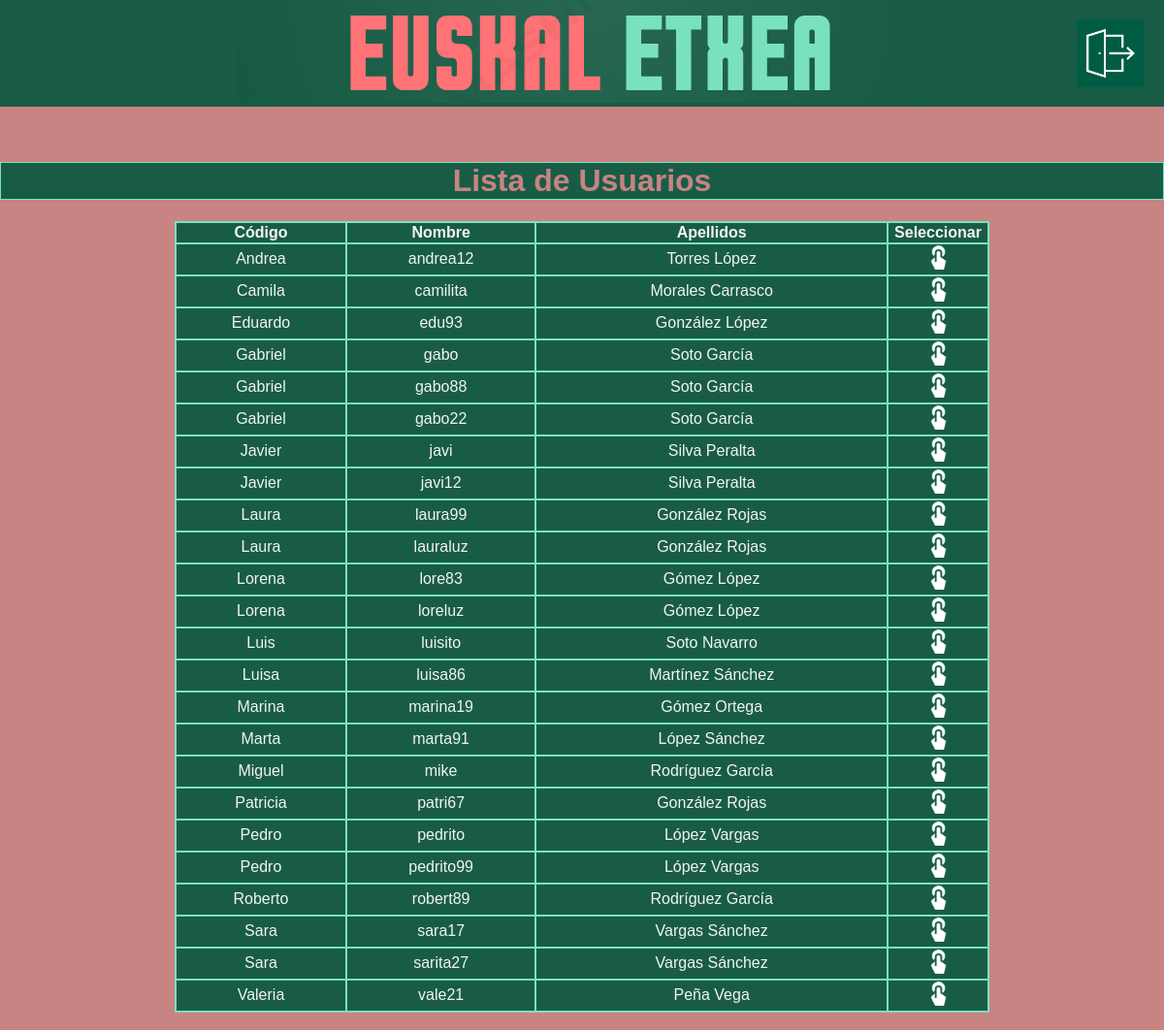
Screenshot of /bookingUsersAdmin.php (signed in) with the database file from the repository.
### tables this page shows
CREATE TABLE `usuarios` (
  `Id_Usuario` int(11) NOT NULL,
  `Nombre` varchar(20) NOT NULL,
  `Alias` varchar(15) NOT NULL,
  `PrimerApellido` varchar(20) NOT NULL,
  `SegundoApellido` varchar(20) NOT NULL,
  `Email` varchar(50) NOT NULL,
  `Tarjeta` varchar(16) NOT NULL,
  `Contraseña` varchar(30) NOT NULL,
  `Rol` varchar(5) NOT NULL
);

### bookingUsersAdmin.php (the view, shortened to what this page needs)
<?php
$conn = obtenerPdoConexionBD();
$sql = "SELECT * FROM usuarios WHERE rol = 'user' ORDER BY Nombre";
$sentencia = $conn->prepare($sql);
$sentencia->execute([]);
$rs = $sentencia->fetchAll();
?>
<!DOCTYPE html>
<html>
<head>
    <link rel="stylesheet" type="text/css" href="estilos.css">
</head>
<body>
    <div class="header">
        <a href="indexAdmin.php"><img src="resources/logo.png"></a>
        <a href="home.php"><img src="resources/salir.png" class="imagenDerecha"></a>
    </div>
    <br>
    <br>
    <h1>Lista de Usuarios</h1>
    <div class="divUser" style="width: 100%">
        <div style="width:70%">
            <table>
                <thead>
                    <tr>
                        <th>Código</th>
                        <th>Nombre</th>
                        <th>Apellidos</th>
                        <th class="TD_icoTabla">Seleccionar</th>
                    </tr>
                </thead>
                <tbody>
                    <?php foreach ($rs as $fila) { ?>
                        <tr>
                            <td>
                                <?= $fila["Nombre"] ?>
                            </td>
                            <td>
                                <?= $fila["Alias"] ?>
                            </td>
                            <td>
                                <?= $fila["PrimerApellido"] ?>
                                <?= $fila["SegundoApellido"] ?>
                            </td>
                            <td><a class="icoTabla" href="createBookingAdmin.php?id=<?= $fila["Id_Usuario"] ?>"><img
                                        class="icoTabla" src="resources/eleccion.png" alt="borrar"></a></td>
                        </tr>
                    <?php } ?>
                </tbody>
            </table>
            <br>
        </div>
    </div>
</body>
</html>

### estilos.css (style rules this page uses)
body { background-color: #c88383; font-family: Arial, sans-serif; margin: 0; padding: 0; }
.header { background-color: #195c46; display: flex; justify-content: center; align-items: center; position: relative; }
.imagenDerecha { position: absolute; top: 50%; right: 0; transform: translateY(-50%); width: 70px; height: 70px; margin-right: 20px; }
h1, h2 { background-color: #195c46; color: #c88383; font-family: sans-serif; font-weight: bold; font-size: 200%; text-align: center; border: 1px solid #7ae1bf; }
.divUser { width: 100%; display: flex; flex-direction: column; justify-content: center; align-items: center; }
table { color: #f3f3f3 ; width: 100%; background-color: #195c46; border: 2px solid #7ae1bf; border-collapse: collapse; }
table th, table td { border: 2px solid #7ae1bf; text-align: center; }
.icoTabla { width: 25px; text-align: center; }
.TD_icoTabla { width: 100px; }

### rows the page displays
usuarios: Nombre "Andrea", Alias "andrea12", PrimerApellido "Torres", SegundoApellido "López"
usuarios: Nombre "Camila", Alias "camilita", PrimerApellido "Morales", SegundoApellido "Carrasco"
usuarios: Nombre "Eduardo", Alias "edu93", PrimerApellido "González", SegundoApellido "López"
usuarios: Nombre "Gabriel", Alias "gabo", PrimerApellido "Soto", SegundoApellido "García"
usuarios: Nombre "Gabriel", Alias "gabo88", PrimerApellido "Soto", SegundoApellido "García"
usuarios: Nombre "Gabriel", Alias "gabo22", PrimerApellido "Soto", SegundoApellido "García"
usuarios: Nombre "Javier", Alias "javi", PrimerApellido "Silva", SegundoApellido "Peralta"
usuarios: Nombre "Javier", Alias "javi12", PrimerApellido "Silva", SegundoApellido "Peralta"
usuarios: Nombre "Laura", Alias "laura99", PrimerApellido "González", SegundoApellido "Rojas"
usuarios: Nombre "Laura", Alias "lauraluz", PrimerApellido "González", SegundoApellido "Rojas"
usuarios: Nombre "Lorena", Alias "lore83", PrimerApellido "Gómez", SegundoApellido "López"
usuarios: Nombre "Lorena", Alias "loreluz", PrimerApellido "Gómez", SegundoApellido "López"
usuarios: Nombre "Luis", Alias "luisito", PrimerApellido "Soto", SegundoApellido "Navarro"
usuarios: Nombre "Luisa", Alias "luisa86", PrimerApellido "Martínez", SegundoApellido "Sánchez"
usuarios: Nombre "Marina", Alias "marina19", PrimerApellido "Gómez", SegundoApellido "Ortega"
usuarios: Nombre "Marta", Alias "marta91", PrimerApellido "López", SegundoApellido "Sánchez"
usuarios: Nombre "Miguel", Alias "mike", PrimerApellido "Rodríguez", SegundoApellido "García"
usuarios: Nombre "Patricia", Alias "patri67", PrimerApellido "González", SegundoApellido "Rojas"
usuarios: Nombre "Pedro", Alias "pedrito", PrimerApellido "López", SegundoApellido "Vargas"
usuarios: Nombre "Pedro", Alias "pedrito99", PrimerApellido "López", SegundoApellido "Vargas"
usuarios: Nombre "Roberto", Alias "robert89", PrimerApellido "Rodríguez", SegundoApellido "García"
usuarios: Nombre "Sara", Alias "sara17", PrimerApellido "Vargas", SegundoApellido "Sánchez"
usuarios: Nombre "Sara", Alias "sarita27", PrimerApellido "Vargas", SegundoApellido "Sánchez"
usuarios: Nombre "Valeria", Alias "vale21", PrimerApellido "Peña", SegundoApellido "Vega"
